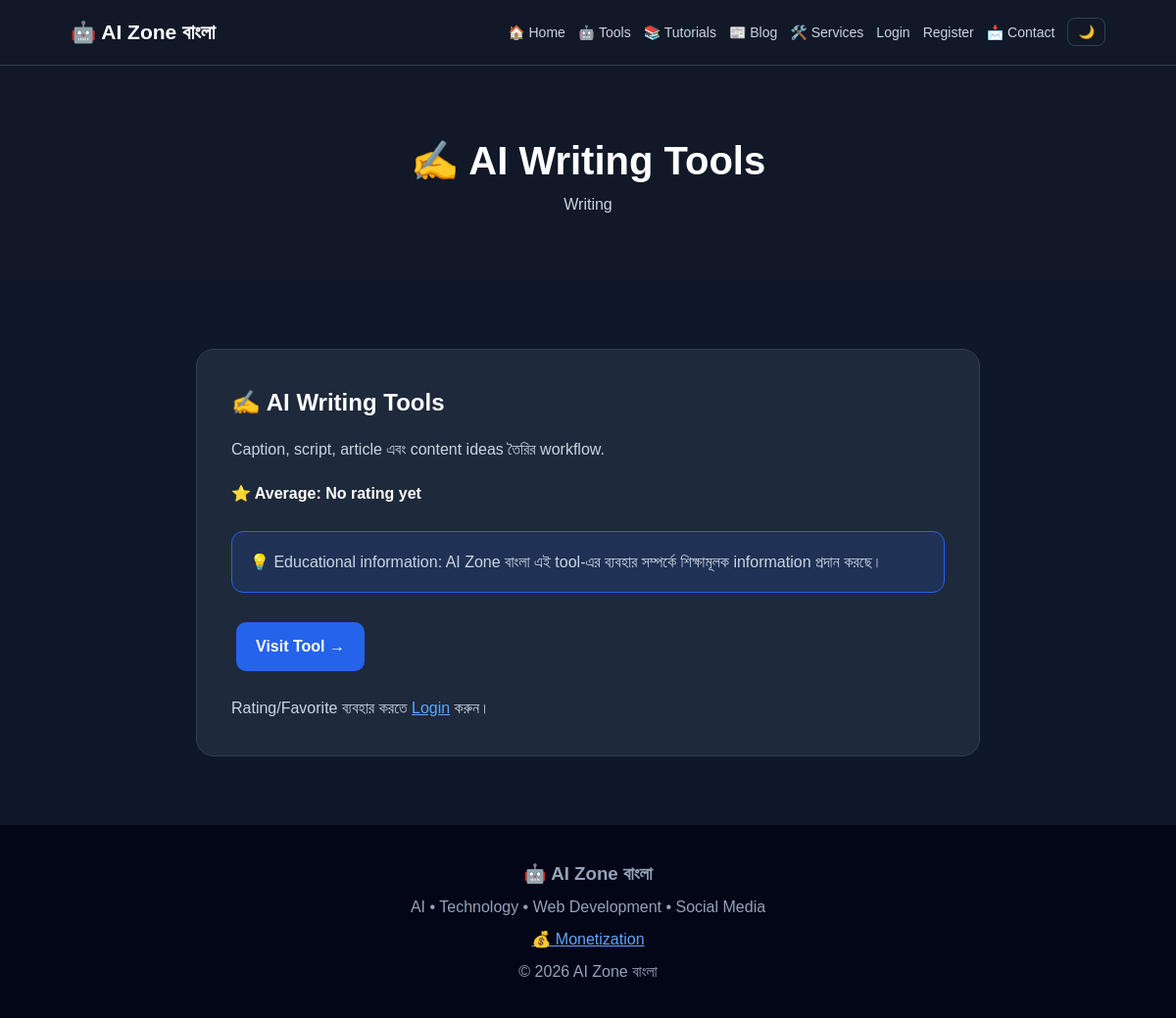
Screenshot of /tool/writing with the database file from the repository.
### tables this page shows
CREATE TABLE tools (
            id INTEGER PRIMARY KEY AUTOINCREMENT,
            name TEXT UNIQUE NOT NULL,
            slug TEXT UNIQUE NOT NULL,
            category TEXT NOT NULL,
            icon TEXT NOT NULL,
            description TEXT NOT NULL,
            affiliate_url TEXT DEFAULT '#',
            clicks INTEGER DEFAULT 0
        );

### app.py (the view)
@app.route("/tool/<slug>")
def tool_details(slug):
    con = db()
    tool = con.execute(
        "SELECT * FROM tools WHERE slug = ?",
        (slug,)
    ).fetchone()
    if not tool:
        con.close()
        return "Tool not found", 404
    rating = con.execute("""
        SELECT AVG(rating) AS average, COUNT(*) AS total
        FROM ratings
        WHERE tool_id = ?
    """, (tool["id"],)).fetchone()
    favorite = False
    if "user_id" in session:
        favorite = con.execute("""
            SELECT id FROM favorites
            WHERE user_id = ? AND tool_id = ?
        """, (session["user_id"], tool["id"])).fetchone() is not None
    con.close()
    return render_template(
        "tool.html",
        tool=tool,
        rating=rating,
        favorite=favorite
    )

### app.py (called while the page is built)
def db():
    con = sqlite3.connect(DB)
    con.row_factory = sqlite3.Row
    return con

### templates/tool.html (shortened to what this page needs)
{% extends "base.html" %}
{% block content %}
<section class="page-header">
<h1>
{{ tool['icon'] }}
{{ tool['name'] }}
</h1>
<p>
{{ tool['category'] }}
</p>
</section>
<section class="section">
<div class="about-box">
<h2>
{{ tool['icon'] }} {{ tool['name'] }}
</h2>
<p>
{{ tool['description'] }}
</p>
<div class="rating">
⭐ Average:
{% if rating['average'] %}
{{ "%.1f"|format(rating['average']) }}/5
{% else %}
No rating yet
{% endif %}
</div>
<div class="notice">
💡 Educational information:
AI Zone বাংলা এই tool-এর ব্যবহার সম্পর্কে
শিক্ষামূলক information প্রদান করছে।
</div>
<a class="btn primary"
href="/go/{{ tool['slug'] }}">
Visit Tool →
</a>
{% if session.get("user_id") %}
<form method="POST"
action="/favorite/{{ tool['id'] }}"
style="margin-top:15px;">
<button type="submit">
{% if favorite %}
❤️ Remove Favorite
{% else %}
🤍 Add Favorite
{% endif %}
</button>
</form>
<h3 style="margin-top:30px;">
⭐ আপনার Rating
</h3>
<form method="POST"
action="/rate/{{ tool['id'] }}"
class="rating-form">
<select name="rating">
<option value="5">⭐⭐⭐⭐⭐</option>
<option value="4">⭐⭐⭐⭐</option>
<option value="3">⭐⭐⭐</option>
<option value="2">⭐⭐</option>
<option value="1">⭐</option>
</select>
<button type="submit">
Save Rating
</button>
</form>
{% else %}
<p style="margin-top:20px;">
Rating/Favorite ব্যবহার করতে
<a href="/login">Login</a> করুন।
</p>
{% endif %}
</div>
</section>
{% endblock %}

### static/style.css (style rules this page uses)
* { margin: 0; padding: 0; box-sizing: border-box; }
:root { --bg: #0f172a; --card: #1e293b; --nav: #111827; --text: #ffffff; --muted: #cbd5e1; --border: #334155; --primary: #2563eb; --accent: #60a5fa; }
body { font-family: Arial, sans-serif; background: var(--bg); color: var(--text); line-height: 1.6; transition: 0.3s; }
a { color: var(--accent); }
.btn { display: inline-block; padding: 12px 20px; margin: 5px; border-radius: 10px; text-decoration: none; font-weight: bold; }
.primary { background: var(--primary); color: white; }
.section { max-width: 1100px; margin: auto; padding: 70px 20px; }
.page-header { text-align: center; padding: 65px 20px; background: var(--nav); }
.page-header h1 { font-size: 40px; }
.page-header p { color: var(--muted); }
.about-box { max-width: 800px; margin: auto; background: var(--card); padding: 35px; border-radius: 18px; border: 1px solid var(--border); }
.about-box p { color: var(--muted); margin-top: 15px; }
.notice { margin: 25px 0; padding: 18px; background: rgba(37,99,235,.15); border: 1px solid #2563eb; border-radius: 12px; color: var(--muted); }
.rating { margin-top: 20px; font-weight: bold; }

### rows the page displays
tools: icon "✍️", name "AI Writing Tools", category "Writing", description "Caption, script, article এবং content ideas তৈরির workflow."
